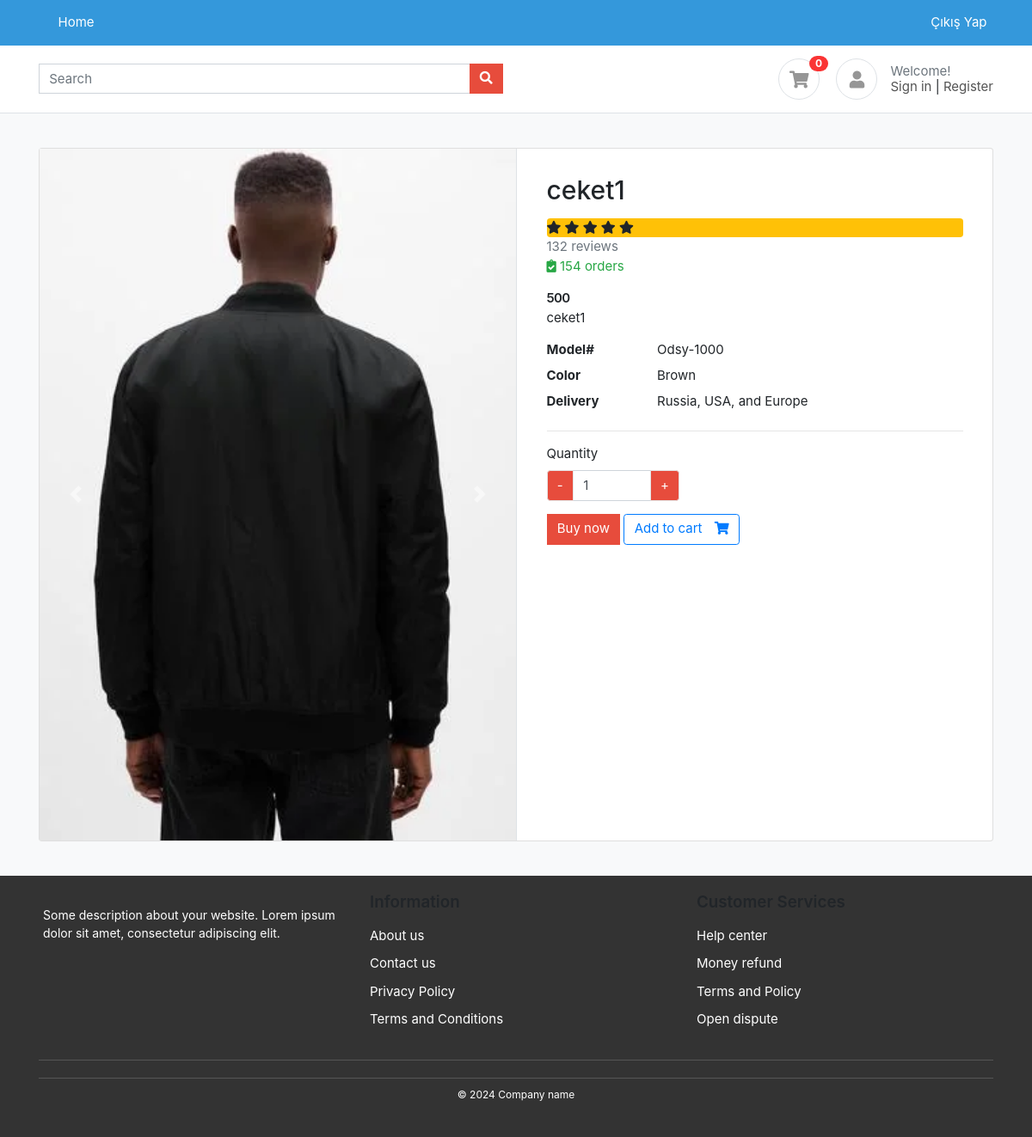
The page /product/ceket1/ (signed in) on the database its author committed.
### accounts/models.py (models this page shows)
class Profile(BaseModel):
    user = models.OneToOneField(User, on_delete=models.CASCADE, related_name="profile")
    is_email_verified = models.BooleanField(default=False)
    email_token = models.CharField(max_length=100, null=True, blank=True)
    profile_image = models.ImageField(upload_to='profile')
    def get_cart_count(self):
        return CartItems.objects.filter(cart__is_paid=False, cart__user=self.user).count()

### products/models.py (models this page shows, shortened)
class  ProductImage(BaseModel):
    product=models.ForeignKey(Product,on_delete=models.CASCADE,related_name="product_images")
    image=models.ImageField(upload_to="product")

class Product(BaseModel):
    product_name=models.CharField(max_length=100)
    category=models.ForeignKey(Category,on_delete=models.CASCADE,related_name="products")
    price=models.IntegerField()
    product_description=models.TextField()
    slug=models.SlugField(unique=True,null=True,blank=True)
    color_variant=models.ManyToManyField(ColorVariant,blank=True)
    size_variant=models.ManyToManyField(SizeVariant,blank=True)
    discount_price = models.DecimalField(max_digits=10, decimal_places=2, blank=True, null=True)

### products/views.py (the view)
# urls.py: path('<slug>/', get_product, name="get_product"),
def get_product(request, slug):
    try:
       product = Product.objects.get(slug=slug)
       context = {'product': product}
       if request.GET.get('size'):
           size = request.GET.get('size')
           price = product.get_product_price_by_size(size)
           context['selected_size'] = size
           context['updated_price'] = price
       return render(request, 'product/product.html', context=context)
    except Exception as e:
        print(e)

### templates/product/product.html (shortened to what this page needs)
{% extends "base/base.html" %}
{% block start %}
<section class="section-content padding-y bg">
    <div class="container">
    <div class="card">
        <div class="row no-gutters">
            <aside class="col-md-6">
                <div id="product-carousel" class="carousel slide" data-ride="carousel">
                    <div class="carousel-inner">
                        {% for image in product.product_images.all %}
                            <div class="carousel-item {% if forloop.first %}active{% endif %}">
                                <img src="/media/{{ image.image }}" class="d-block w-100" alt="{{ product.product_name }}">
                            </div>
                        {% endfor %}
                    </div>
                    <a class="carousel-control-prev" href="#product-carousel" role="button" data-slide="prev">
                        <span class="carousel-control-prev-icon" aria-hidden="true"></span>
                    </a>
                    <a class="carousel-control-next" href="#product-carousel" role="button" data-slide="next">
                        <span class="carousel-control-next-icon" aria-hidden="true"></span>
                    </a>
                </div>
            </aside>
            <main class="col-md-6 border-left">
                <article class="content-body">
                    <h2 class="title">{{ product.product_name }}</h2>
                    <div class="rating-wrap my-3">
                        <ul class="list-unstyled">
                            <li class="bg-warning rounded">
                                <i class="fa fa-star"></i> <i class="fa fa-star"></i>
                                <i class="fa fa-star"></i> <i class="fa fa-star"></i>
                                <i class="fa fa-star"></i>
                            </li>
                            <li class="text-muted">132 reviews</li>
                            <li class="text-success"><i class="fa fa-clipboard-check"></i> 154 orders </li>
                        </ul>
                    </div>
                    <div class="price-wrap">
                        <span class="price">
                            {% if updated_price %}
                                {{ updated_price }}
                            {% else %}
                                {{ product.price }}
                            {% endif %}
                        </span>
                    </div>
                    <p>{{ product.product_description }}</p>
                    <dl class="row">
                        <dt class="col-sm-3">Model#</dt>
                        <dd class="col-sm-9">Odsy-1000</dd>
                        <dt class="col-sm-3">Color</dt>
                        <dd class="col-sm-9">Brown</dd>
                        <dt class="col-sm-3">Delivery</dt>
                        <dd class="col-sm-9">Russia, USA, and Europe </dd>
                    </dl>
                    <hr>
                    <div class="form-row">
                        <div class="form-group col-md-4">
                            <label for="quantity-input">Quantity</label>
                            <div class="input-group">
                                <div class="input-group-prepend">
                                    <button class="btn btn-light" type="button" id="button-minus"> - </button>
                                </div>
                                <input id="quantity-input" type="text" class="form-control" value="1">
                                <div class="input-group-append">
                                    <button class="btn btn-light" type="button" id="button-plus"> + </button>
                                </div>
                            </div>
                        </div>
                    </div>
                    <a href="#" class="btn btn-primary"> Buy now </a>
                    <a href="{% url 'add_to_cart' product.uid %}?variant={{selected_size}}" class="btn btn-outline-primary"> <span class="text">Add to cart</span> <i class="fas fa-shopping-cart"></i>  </a>
                </article>
            </main>
        </div>
    </div>
    </div>
</section>
{% endblock %}

### templates/base/base.html (shortened to what this page needs)
<!DOCTYPE html>
<html lang="en">
<head>
    <link href="https://stackpath.bootstrapcdn.com/bootstrap/4.5.2/css/bootstrap.min.css" rel="stylesheet">
    <link href="https://cdnjs.cloudflare.com/ajax/libs/font-awesome/5.15.1/css/all.min.css" rel="stylesheet">
    <link href="/media/css/ui.css" rel="stylesheet" type="text/css">
    <link href="/media/css/responsive.css" rel="stylesheet">
</head>
<body>
    <header class="section-header">
        <nav class="navbar navbar-expand-lg navbar-dark bg-dark">
            <div class="container">
                <div class="collapse navbar-collapse" id="navbarNav">
                    <ul class="navbar-nav mr-auto">
                        <li class="nav-item"><a href="{% url 'index' %}" class="nav-link">Home</a></li>
                    </ul>
                    <ul class="navbar-nav">
                        <li class="nav-item"><a href="#" class="nav-link">Çıkış Yap</a></li>
                    </ul>
                </div>
            </div>
        </nav>
        <section class="header-main border-bottom">
            <div class="container">
                <div class="row align-items-center">
                    <div class="col-lg-6 col-sm-12">
                        <form action="{% url 'index' %}" method="get" class="search">
                            <div class="input-group w-100">
                                <input type="text" class="form-control" name="q" placeholder="Search" value="{{ query }}" style="width:80px">
                                <div class="input-group-append">
                                    <button class="btn btn-primary" type="submit">
                                        <i class="fa fa-search"></i>
                                    </button>
                                </div>
                            </div>
                        </form>
                    </div>
                    <div class="col-lg-6 col-sm-6 col-8">
                        <div class="widgets-wrap float-md-right">
                            <div class="widget-header mr-3">
                                <a href="{% url 'cart' %}" class="icon icon-sm rounded-circle border"><i
                                        class="fa fa-shopping-cart"></i></a>
                                <span class="badge badge-pill badge-danger notify">{{request.user.profile.get_cart_count}}</span>
                            </div>
                            <div class="widget-header icontext">
                                <a href="#" class="icon icon-sm rounded-circle border"><i
                                        class="fa fa-user"></i></a>
                                <div class="text">
                                    <span class="text-muted">Welcome!</span>
                                    <div>
                                        <a href="{% url 'login' %}">Sign in</a> |
                                        <a href="{% url 'register' %}">Register</a>
                                    </div>
                                </div>
                            </div>
                        </div>
                    </div>
                </div>
            </div>
        </section>
    </header>
    {% block start %}
    {% endblock %}
    <footer class="section-footer" class="mt-4">
        <div class="container">
            <div class="footer-top">
                <div class="row">
                    <div class="col-md-4 footer-section">
                        <p class="mt-3">Some description about your website. Lorem ipsum dolor sit amet, consectetur adipiscing elit.</p>
                    </div>
                    <div class="col-md-4 footer-section">
                        <h5 class="title">Information</h5>
                        <ul>
                            <li><a href="#">About us</a></li>
                            <li><a href="#">Contact us</a></li>
                            <li><a href="#">Privacy Policy</a></li>
                            <li><a href="#">Terms and Conditions</a></li>
                        </ul>
                    </div>
                    <div class="col-md-4 footer-section">
                        <h5 class="title">Customer Services</h5>
                        <ul>
                            <li><a href="#">Help center</a></li>
                            <li><a href="#">Money refund</a></li>
                            <li><a href="#">Terms and Policy</a></li>
                            <li><a href="#">Open dispute</a></li>
                        </ul>
                    </div>
                </div>
            </div>
            <div class="footer-bottom text-center">
                <p>&copy; 2024 Company name</p>
            </div>
        </div>
    </footer>
</body>
</html>

### public/static/css/ui.css (style rules this page uses)
html { font-family: 'Inter', sans-serif; font-size: 15px; }
.price-wrap { letter-spacing: -0.7px; }
.content-body { flex: 1 1 auto; padding: 2rem 2.3rem; }
.icon-xs, .icon-sm, .icon-md, .icon-lg { display: inline-block; text-align: center; flex-shrink: 0; flex-grow: 0; }
.icon-sm { width: 48px; height: 48px; line-height: 48px; font-size: 20px; }
.padding-y { padding-top: 40px; padding-bottom: 40px; }
article:after, .form-group:after { display: block; clear: both; content: ""; }
.bg { background-color: #f8f9fa; }
.card .title { color: #212529; }
p:last-child { margin-bottom: 0; }
.header-main { position: relative; padding-top: 1rem; padding-bottom: 1rem; }
.widget-header { display: inline-block; vertical-align: middle; position: relative; }
.widget-header a { color: #545454; }
.widget-header i { color: #969696; }
.widget-header .notify { position: absolute; top: -3px; right: -10px; }
.section-footer ul li { margin-bottom: 5px; }
.section-footer ul a { color: inherit; }
.section-footer .title { font-weight: 600; margin-bottom: 16px; color: #212529; }
.footer-bottom { padding-top: 20px; padding-bottom: 20px; }
.btn-light { background-color: #fff; border-color: #e4e4e4; }
.btn .text + i { margin-left: 10px; }
dl[class="row"] { margin-bottom: 0; }
[class*="list-"] li:after { visibility: hidden; display: block; content: ""; overflow: hidden; height: 0; clear: both; }
.icontext { display: inline-flex; align-items: center; vertical-align: middle; }
.icontext .text { width: 100%; line-height: 1.2; color: #212529; }
.icontext .icon { position: relative; margin-right: 15px; flex-shrink: 0; flex-grow: 0; }
.notify { position: absolute; top: -4px; right: -10px; display: inline-block; padding: .25em .6em; font-size: 12px; line-height: 1; text-align: center; border-radius: 3rem; color: #fff; background-color: #fa3434; }
.price { font-weight: 600; color: #212529; }

### templates/base/base.html (style rules this page uses)
.navbar-dark { background-color: #3498db !important; }
.navbar-dark .navbar-nav .nav-link { color: #ffffff !important; }
.btn-primary { background-color: #e74c3c !important; border-color: #e74c3c !important; }
.btn-light { background-color: #e74c3c; color: #fff; }
.btn-primary { background-color: #3498db; color: #fff; }
.form-control, .btn-primary { border-radius: 0; }
.input-group { width: 100%; }
footer { background-color: #333; color: #fff; padding: 20px 0; }
.footer-top { border-bottom: 1px solid #555; padding-bottom: 20px; margin-bottom: 20px; }
.footer-top p { font-size: 14px; }
.footer-section { padding: 0 20px; }
.footer-section h5 { color: #ffcc00; }
.footer-section ul { list-style: none; padding: 0; }
.footer-section ul li { margin-bottom: 10px; }
.footer-bottom { border-top: 1px solid #555; padding-top: 10px; }
.footer-bottom p { font-size: 12px; margin: 0; }

### rows shown on the page
ProductImage: image (picture)
Product: product_name "ceket1", price "500", product_description "ceket1"

### other values the page prints
{{ request.user.profile.get_cart_count }} "0"
